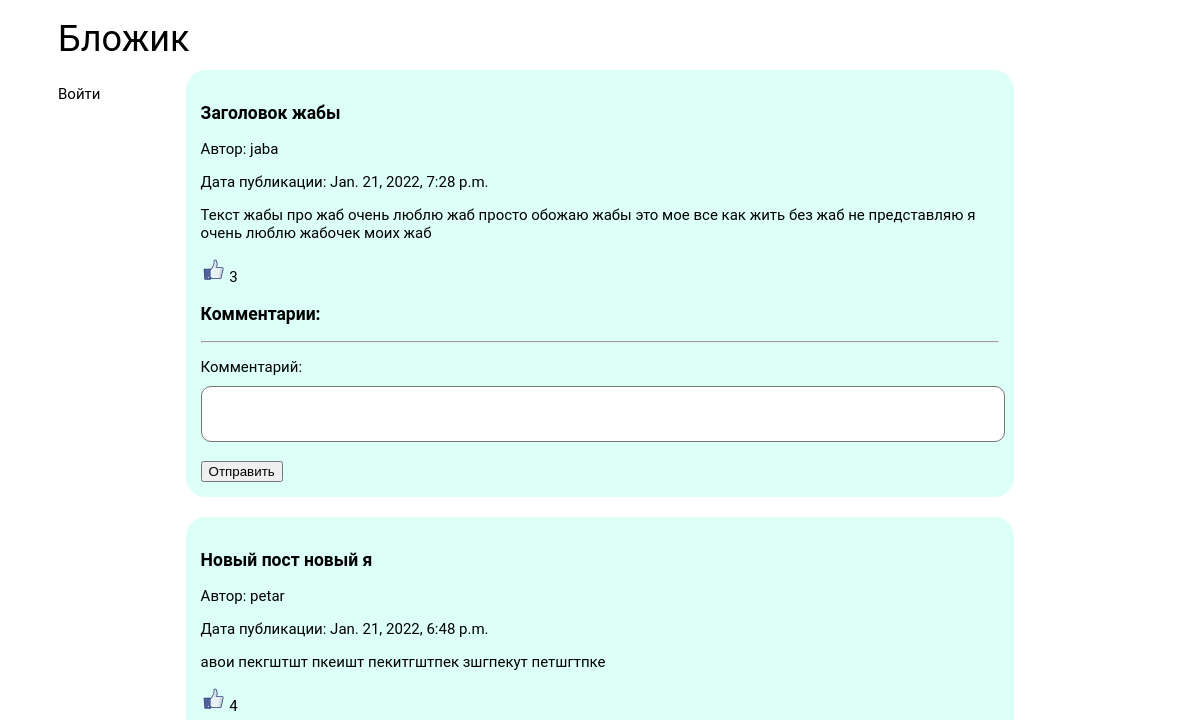
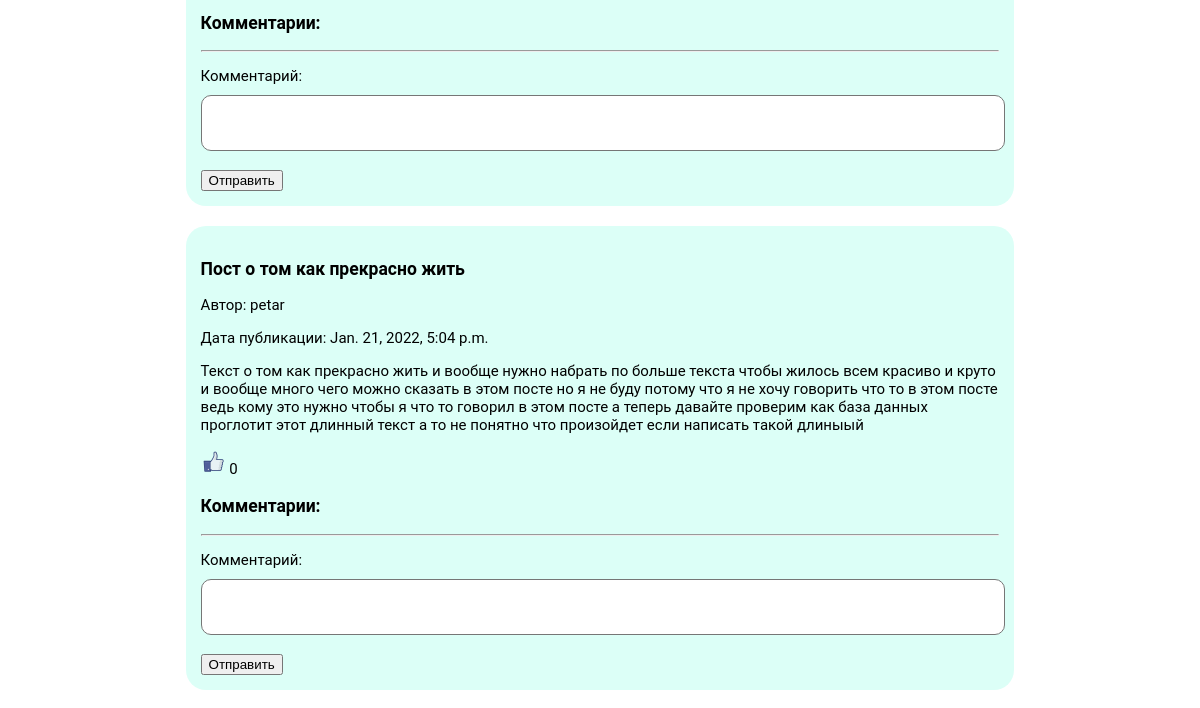
The app's page / (upper part), older data (2 pictures, top to bottom).
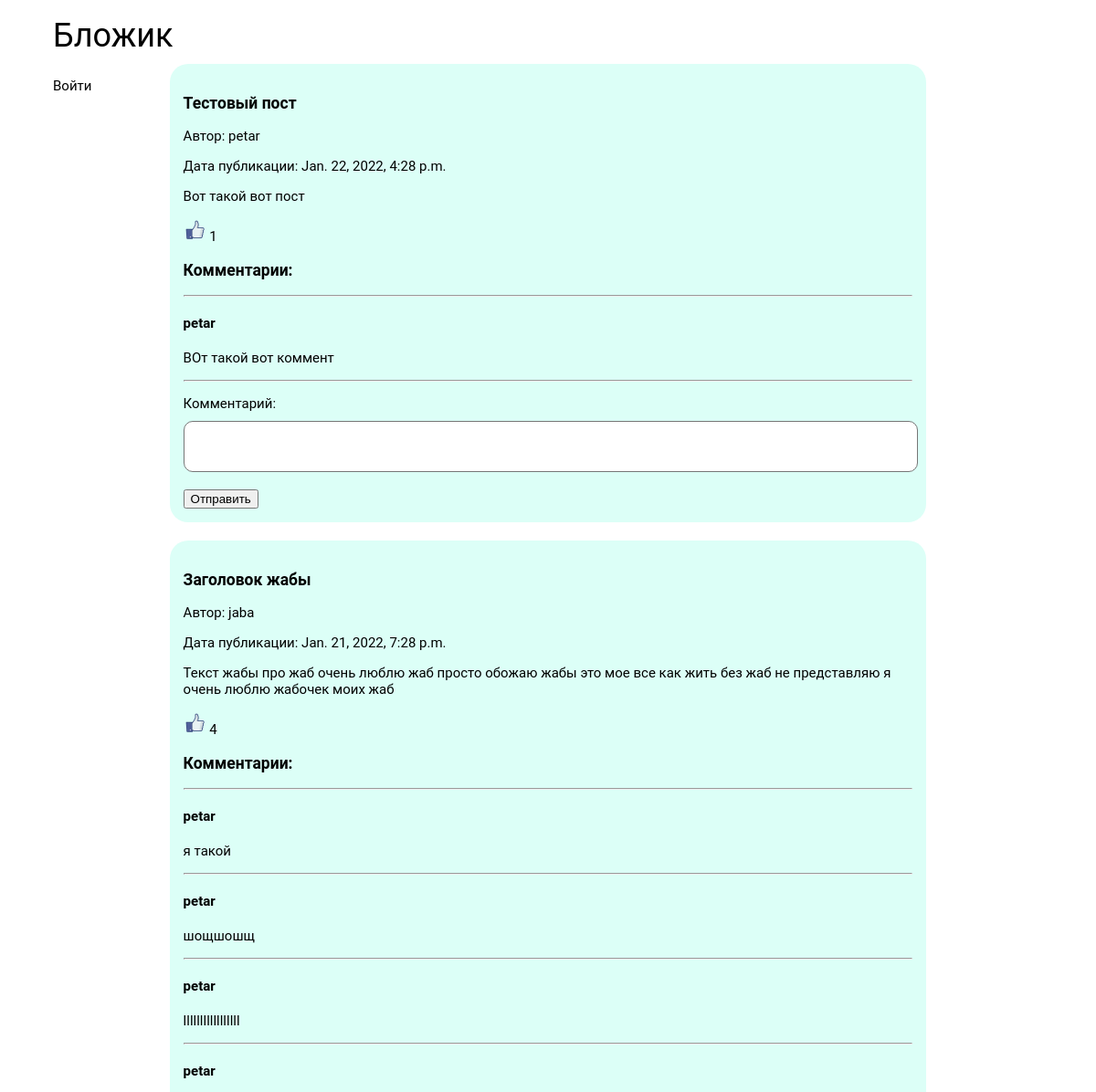
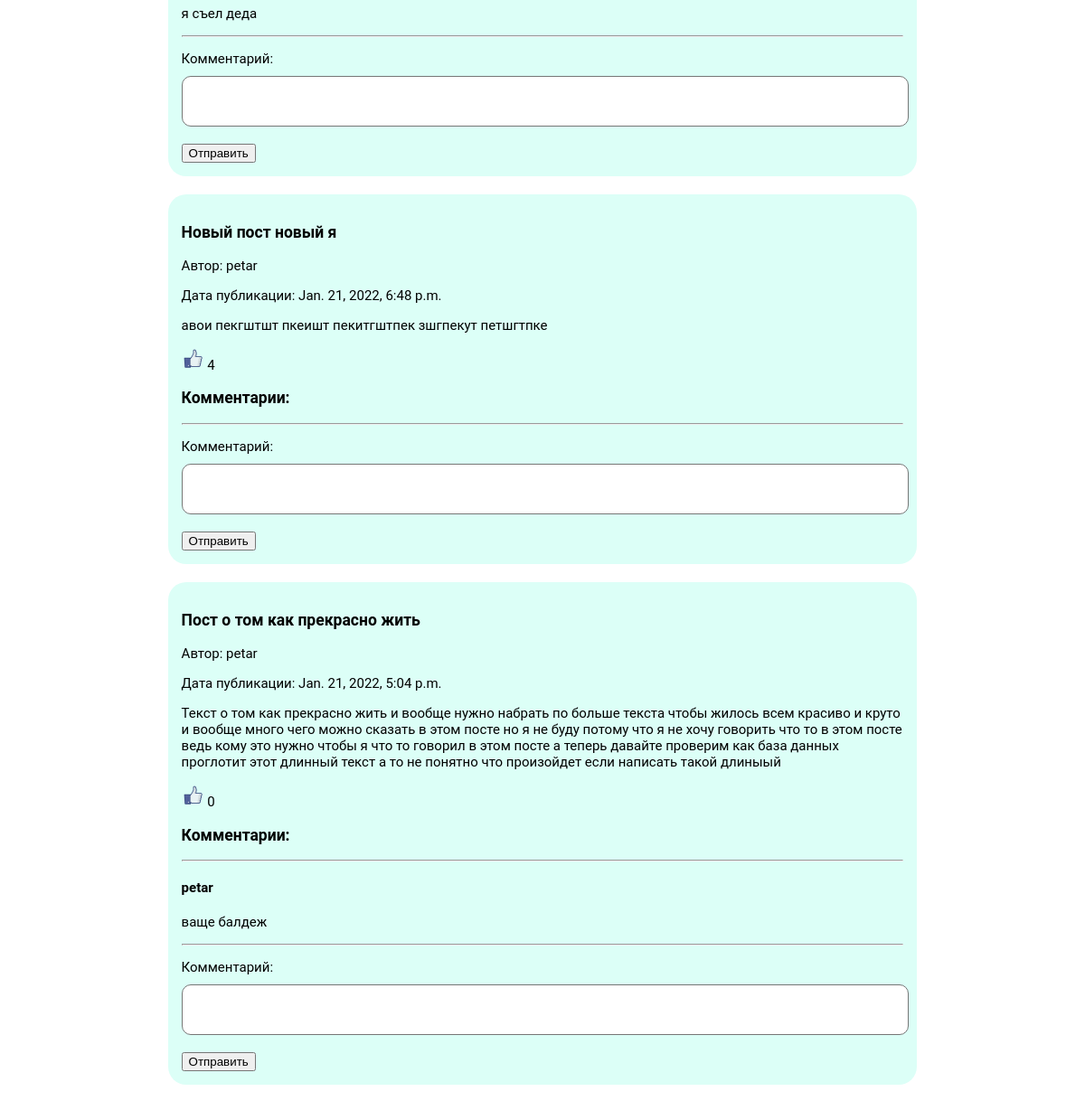
The same page, newer data (2 pictures, top to bottom).
### blog/models.py (models this page shows)
class Post(models.Model):
    title = models.CharField(max_length=100)
    author = models.ForeignKey(
        'auth.User',
        on_delete=models.CASCADE
    )
    text = models.TextField()
    date = models.DateTimeField()
    likes = models.IntegerField(default=0)
    isActive = models.BooleanField(default=1)

class Comment(models.Model):
    date = models.DateTimeField(default=datetime.datetime.now())
    text = models.TextField(default="")
    post = models.ForeignKey(
        Post,
        on_delete=models.CASCADE
    )
    author = models.ForeignKey(
        'auth.User',
        on_delete=models.CASCADE
    )

### blog/views.py (the view)
# urls.py: path('', blog.views.index),
def index(request):
    posts = Post.objects.filter(isActive=1).order_by('-date')
    ids = []
    for post in posts:
        ids.append(post.id)
    print("IDS")
    print(ids)
    comments = Comment.objects.filter(post_id__in=ids).order_by('-date')[:6][::-1]
    print("COMMENTS")
    for comment in comments:
        print(comment)
    context ={
        'username': request.user,
        'posts': posts,
        'comments': comments,
        'form': CommentForm()
    }
    return render(request, 'index.html', context)

### blog/forms.py
class CommentForm(forms.Form):
    text = forms.CharField(widget=forms.Textarea, max_length=100, label='Комментарий')

### blog/templates/index.html (shortened to what this page needs)
{% extends 'base.html' %}
{% load static %}
{% block content %}
    <link rel="stylesheet" type="text/css" href="{% static 'blog/feed.css' %}">
    <div class="content">
        {% for post in posts %}
            <div class="post">
                <h3>{{ post.title }}</h3>
                <p>Автор: <a href="/accounts/{{ post.author }}">{{ post.author }}</a></p>
                <p>Дата публикации: {{ post.date }}</p>
                <p>{{ post.text }}</p>
                <p> <a href="like/{{ post.id }}"> <img src="{% static "like.png" %}" width="25px" height="25px"> </a> {{ post.likes }} </p>
                <h3>Комментарии:</h3>
                <hr>
                {% for comment in comments %}
                    {% if comment.post == post %}
                        <p><h4>{{ comment.author.username }}</h4></p>
                        <p>{{ comment.text }}</p>
                        <hr>
                    {% endif %}
                {% endfor %}
                <form action="/add_comment/{{ post.id }}" method="post">
                    <div class="form_comm">
                        {{ form.as_p }}
                        <button type="submit" class="button">Отправить</button>
                    </div>
                </form>
            </div>
        {% endfor %}
    </div>
{% endblock %}

Row changes from the older to the newer data that the page shows:
added Post: title "Тестовый пост", author "petar", date "Jan. 22, 2022, 4:28 p.m.", text "Вот такой вот пост", likes "1"
added Comment: author.username "petar", text "ВОт такой вот коммент", shown under "Тестовый пост"
changed Post "Заголовок жабы": likes "3" → "4"
added Comment: author.username "petar", text "я такой", shown under Post "Заголовок жабы"
added Comment: author.username "petar", text "шощшошщ", shown under Post "Заголовок жабы"
added Comment: author.username "petar", text "lllllllllllllllll", shown under Post "Заголовок жабы"
added Comment: author.username "petar", text "я съел деда", shown under Post "Заголовок жабы"
added Comment: author.username "petar", text "ваще балдеж", shown under Post "Пост о том как прекрасно жить"
